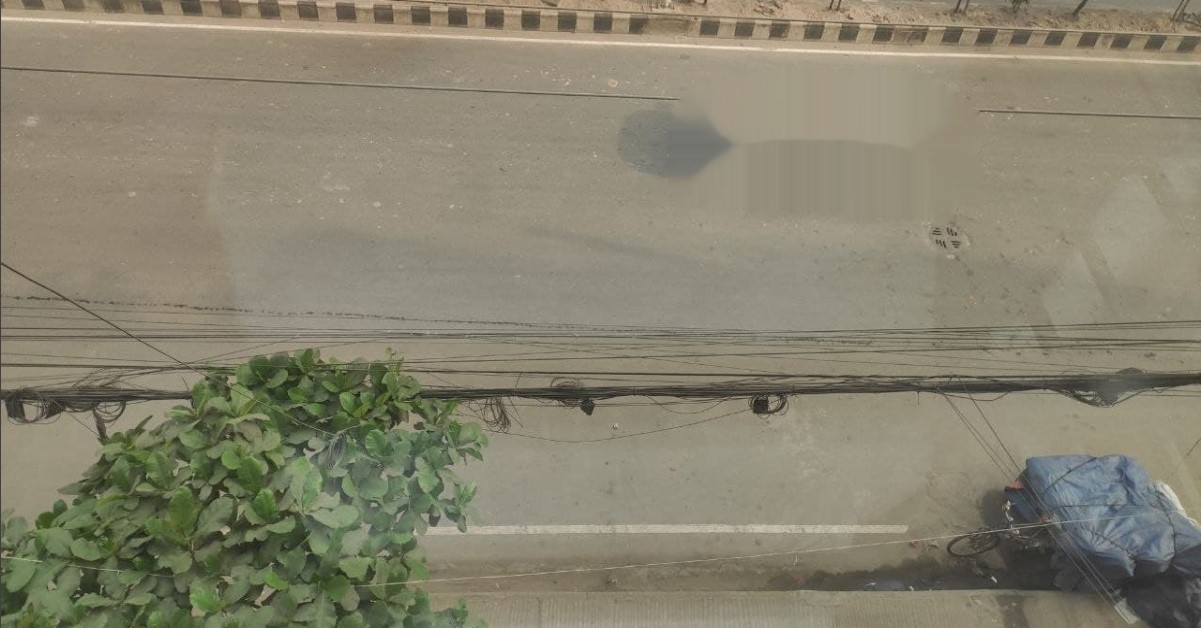
#> input picture results/example04.jpg, 1201 x 628 px
$ python visualizeDifference.py
#> lines starting #> are read from the running program, lines starting #| are printed output that depends on the picture; after the words box and inside, x2 and y2 are one past the last pixel; in counts of white or black regions, pixels touching at a corner belong together
import cv2 as cv2

# load images
image1 = cv2.imread("example04.jpg")
#> image1 is the input picture: shape (628, 1201, 3); mean B, G, R 111.4, 131.1, 135.6
image1 = cv2.resize(image1, (300, 300))
#> image1: shape (300, 300, 3)
image2 = cv2.imread("example10.jpg")
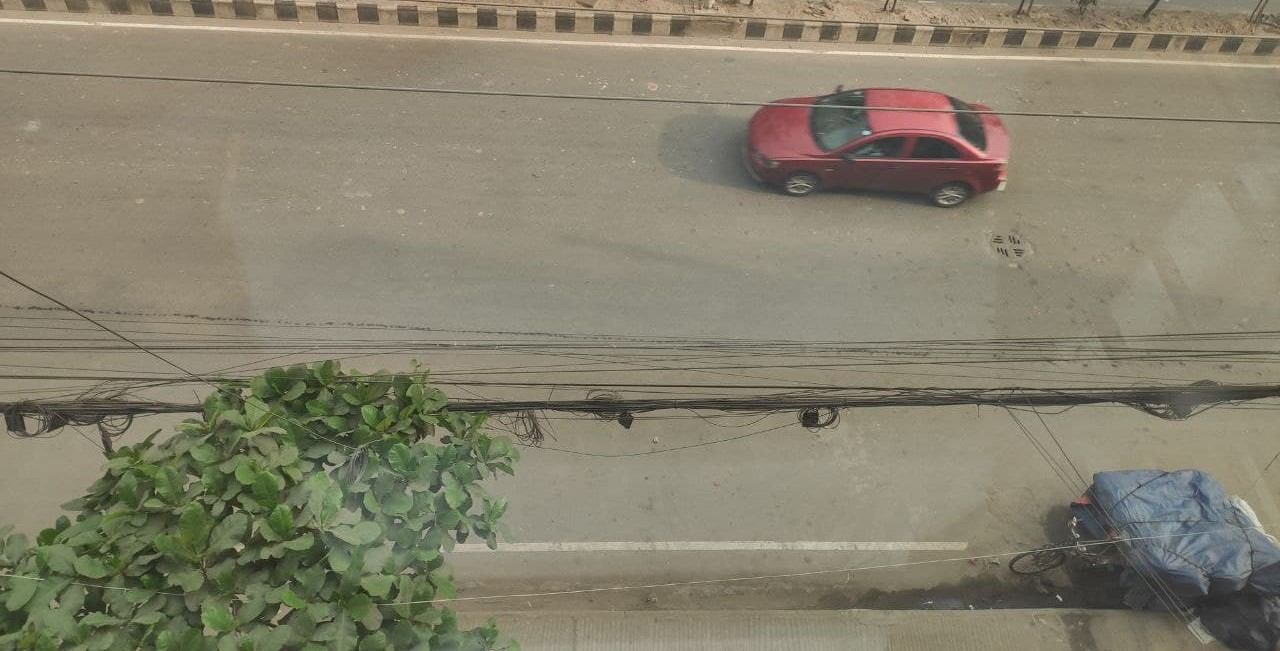
#> input picture results/example10.jpg, 1280 x 651 px
#> image2 is the input picture: shape (651, 1280, 3); mean B, G, R 110, 129.1, 134.3
image2 = cv2.resize(image2, (300, 300))
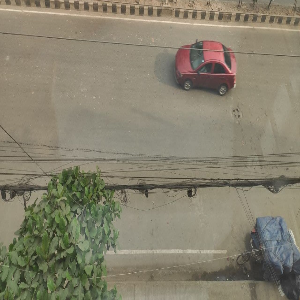
#> image2: shape (300, 300, 3); mean B, G, R 109.8, 129, 134.2
# compute difference
difference = cv2.subtract(image1, image2)
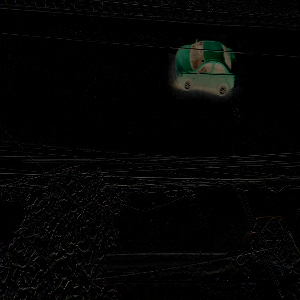
#> difference: shape (300, 300, 3); mean B, G, R 4.3, 4.8, 4.4

# color the mask red
Conv_hsv_Gray = cv2.cvtColor(difference, cv2.COLOR_BGR2GRAY)
ret, mask = cv2.threshold(Conv_hsv_Gray, 0, 255,
                          cv2.THRESH_BINARY_INV | cv2.THRESH_OTSU)
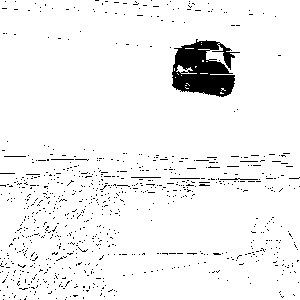
#> mask: shape (300, 300); 95% white; 817 black regions (811 under 20 px), largest, box (x1, y1, x2, y2) and area: (172, 39, 240, 97) 2490, (220, 178, 258, 180) 40, (131, 177, 161, 178) 30, (170, 178, 200, 179) 30, (51, 159, 74, 160) 23, (4, 156, 26, 157) 22
#> ret = 26
difference[mask != 255] = [0, 0, 255]
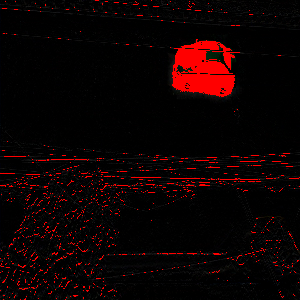
#> difference: shape (300, 300, 3); 5.02% of pixels changed, all inside (x1, y1, x2, y2) = (0, 0, 300, 300)

# add the red mask to the images to make the differences obvious
image1[mask != 255] = [0, 0, 255]
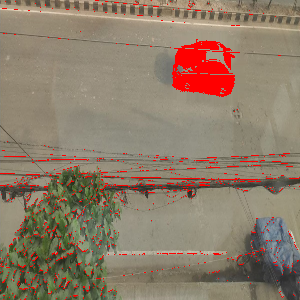
#> image1: shape (300, 300, 3); mean B, G, R 105.4, 124, 141.2
image2[mask != 255] = [0, 0, 255]
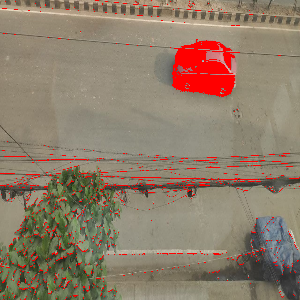
#> image2: shape (300, 300, 3); 5.02% of pixels changed, all inside (x1, y1, x2, y2) = (0, 0, 300, 300)

# store images
cv2.imwrite('diffOverImage1.png', image1)
cv2.imwrite('diffOverImage2.png', image1)
cv2.imwrite('diff.png', difference)
